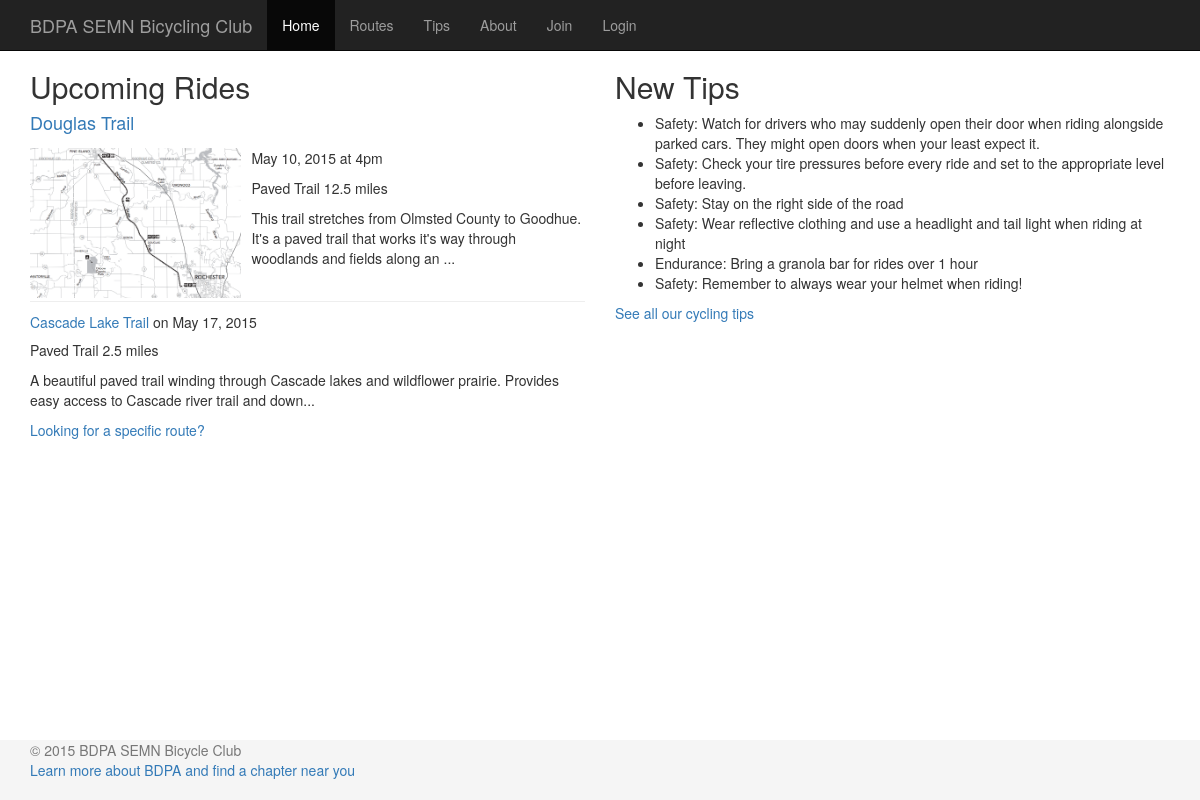
Before: /FinalProject/index.php with the older database file.
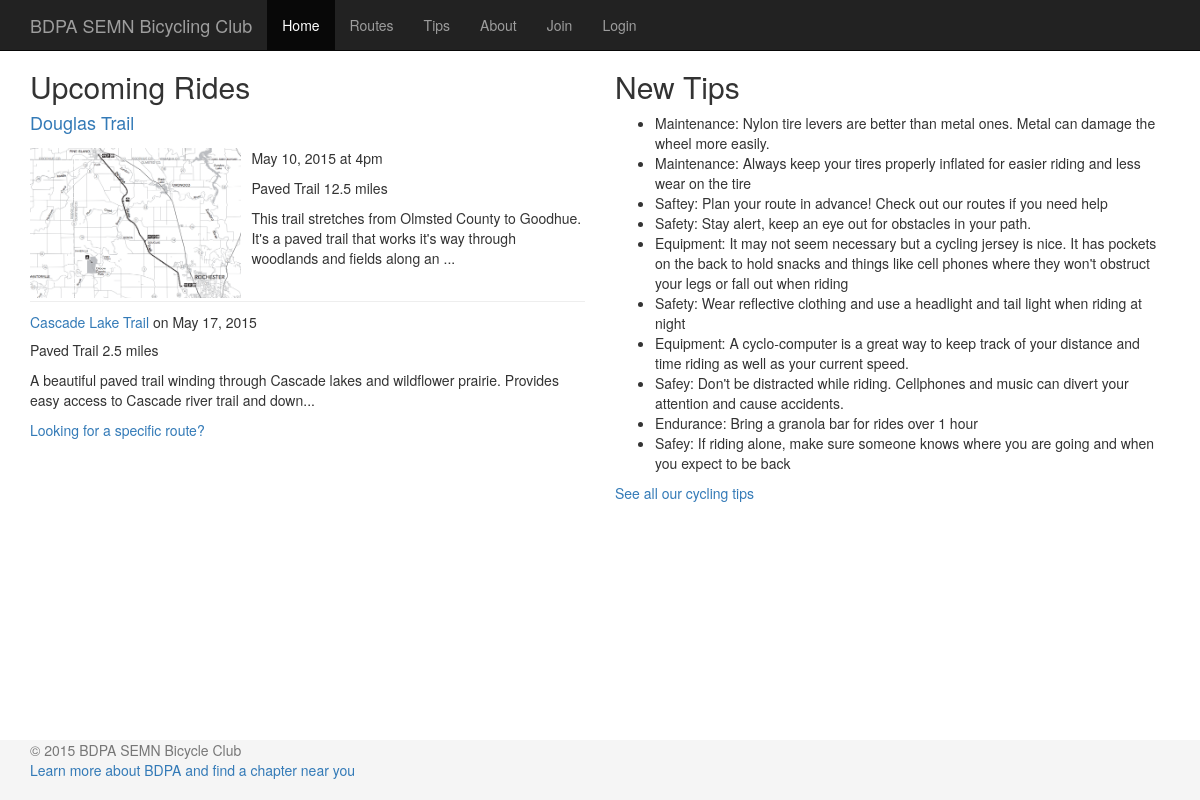
After: the same page with the newer database file.
### tables this page shows
CREATE TABLE `routes` (
  `RouteID` int(11) unsigned NOT NULL AUTO_INCREMENT,
  `UserID` int(10) unsigned NOT NULL,
  `Name` varchar(128) DEFAULT NULL,
  `Description` text,
  `Distance` float DEFAULT NULL,
  `Difficulty` varchar(10) DEFAULT NULL,
  `Type` varchar(15) DEFAULT NULL,
  `MapImageURL` varchar(255) DEFAULT NULL,
  `DateRidden` datetime NOT NULL,
  `DateAdded` datetime NOT NULL,
  PRIMARY KEY (`RouteID`),
  KEY `RouteRideOrder` (`DateRidden`,`DateAdded`,`RouteID`),
  KEY `TypeName` (`Type`,`Name`)
);

CREATE TABLE `tips` (
  `TipID` int(11) unsigned NOT NULL AUTO_INCREMENT,
  `UserID` int(11) NOT NULL,
  `Type` varchar(50) DEFAULT NULL,
  `Text` mediumtext,
  `DateAdded` datetime NOT NULL,
  PRIMARY KEY (`TipID`),
  KEY `UserID` (`UserID`,`TipID`),
  KEY `DateAdded` (`DateAdded`),
  KEY `Type` (`Type`,`DateAdded`)
);

### FinalProject/includes/functions.php (called while the page is built, shortened)
<?php
function getFilename() {
    $path = explode('/', $_SERVER['PHP_SELF']);
    return array_pop($path);
}

### FinalProject/includes/route.php (called while the page is built, shortened)
<?php
function getUpcomingRoutes($rowoffset = 0, $pagesize = 9999) {
    global $mysql;
    $select = "SELECT * FROM routes ORDER BY DateRidden ASC LIMIT {$rowoffset},{$pagesize}";
    $result = $mysql->query($select);
    if($result) {
        $rows = array();
        while ($row = $result->fetch_assoc()) {
            $rows[] = $row;
        }
        return $rows;
    }
    return false;
}

### FinalProject/includes/tip.php (called while the page is built, shortened)
<?php
function getRecentTips($rowoffset = 0, $pagesize = 9999) {
    global $mysql;
    $select = "SELECT * FROM tips ORDER BY DateAdded DESC LIMIT {$rowoffset},{$pagesize}";
    $result = $mysql->query($select);
    if ($result) {
        $rows = array();
        while($row = $result->fetch_assoc()) {
            $rows[] = $row;
        }
        return $rows;
    }
    return false;
}

### FinalProject/index.php (the view, shortened to what the changed rows need)
<?php
    require 'dbconnect.php';
    require 'includes/functions.php';
    require 'includes/route.php';
    require 'includes/tip.php';
    include 'includes/html-body-start.php';
    $newTips = getRecentTips(0,10);
    $upcomingRoutes = getUpcomingRoutes(0,4);
?>
<div class="container">
    <div class="row">
        <div class="col-md-6">
            <h2>Upcoming Rides</h2>
            <?php
                $daysUntilRide = 7 - date('N');
                $sunday = time() + ($daysUntilRide * 86400);
                foreach ($upcomingRoutes as $index => $route) {
                    if ($index == 0) {
                        echo '<h4><a href="route.php?RouteID=' . $route['RouteID'] . '">' . htmlentities($route['Name']) .  '</a></h4>';
                        echo '<div class="media">';
                        echo '<div class="media-left">';
                        if (!empty($route['MapImageURL'])) {
                            echo '<a href="route.php?RouteID=' . $route['RouteID'] . '">';
                            echo '<img class="media-object" src="' . $route['MapImageURL'] .'" height="150" />';
                            echo '</a>';
                        }
                        echo '</div>';
                        echo '<div class="media-body">';
                        echo '<p>' . date('F d, Y', $sunday) . ' at 4pm</p>';
                        echo '<p>' . htmlentities($route['Type']) . ' ' . round($route['Distance'], 1) . ' miles</p>';
                        if (strlen($route['Description']) < 120) {
                            echo '<p>' . htmlentities($route['Description']) . '</p>';
                        } else {
                            echo '<p>' . htmlentities(substr($route['Description'],0,130)) . '...</p>';
                        }
                        echo '</div>';
                        echo '</div>';
                    } else {
                        echo '<div class="route-homepage-secondary">';
                        echo '<h5><a href="route.php?RouteID=' . $route['RouteID'] . '">' . htmlentities($route['Name'])  .  '</a> on ' . date('F d, Y', $sunday) . '</h5>';
                        echo '<p>' . htmlentities($route['Type']) . ' ' . round($route['Distance'], 1) . ' miles</p>';
                        if (strlen($route['Description']) < 120) {
                            echo '<p>' . htmlentities($route['Description']) . '</p>';
                        } else {
                            echo '<p>' . htmlentities(substr($route['Description'],0,130)) . '...</p>';
                        }
                        echo '</div>';
                    }
                    $sunday += (7 * 86400);
                }
            ?>
        </div>
        <div class="col-md-6">
            <h2>New Tips</h2>
            <ul>
                <?php
                foreach ($newTips as $tip) {
                    echo '<li>' . $tip['Type'] . ': ' . $tip['Text'] . '</li>';
                }
                ?>
            </ul>
        </div>
    </div>
</div>
<?php
    include 'includes/html-body-end.php';

### FinalProject/includes/html-body-start.php (shortened to what the changed rows need)
<!DOCTYPE html>
<html lang="en">
<?php
    include 'html-head.php';
?>
<body>
<nav class="navbar navbar-inverse navbar-fixed-top">
    <div class="container">
        <div id="navbar" class="collapse navbar-collapse">
            <ul class="nav navbar-nav">
                <?php
                $navItems = array(
                    'index.php' => 'Home',
                    'routes.php' => 'Routes',
                    'tips.php' => 'Tips',
                    'about.php' => 'About',
                );
                if (!loggedInUser()) {
                    $navItems['join.php'] = 'Join';
                    $navItems['login.php'] = 'Login';
                } else {
                    $navItems['logout.php'] = 'Logout';
                }
                foreach ($navItems as $filename => $label) {
                    if ($filename == getFilename()) {
                        echo "<li class=\"active\"><a href=\"{$filename}\">{$label}</a></li>";
                    } else {
                        echo "<li><a href=\"{$filename}\">{$label}</a></li>";
                    }
                }
                ?>
            </ul>
        </div>
    </div>
</nav>

Changed rows visible on the page:
no longer on this page (row edited): tips: Type "Safety", Text "Watch for drivers who may suddenly open their door when riding alongside parked cars. They might open doors when your least expect it."
no longer on this page (row edited): tips: Type "Safety", Text "Check your tire pressures before every ride and set to the appropriate level before leaving."
no longer on this page (row edited): tips: Type "Safety", Text "Stay on the right side of the road"
no longer on this page (row edited): tips: Type "Safety", Text "Remember to always wear your helmet when riding!"
added tips: Type "Maintenance", Text "Nylon tire levers are better than metal ones. Metal can damage the wheel more easily."
added tips: Type "Maintenance", Text "Always keep your tires properly inflated for easier riding and less wear on the tire"
added tips: Type "Saftey", Text "Plan your route in advance! Check out our routes if you need help"
added tips: Type "Safety", Text "Stay alert, keep an eye out for obstacles in your path."
added tips: Type "Equipment", Text "It may not seem necessary but a cycling jersey is nice. It has pockets on the back to hold snacks and things like cell phones where they won't obstruct your legs or fall out when riding"
added tips: Type "Equipment", Text "A cyclo-computer is a great way to keep track of your distance and time riding as well as your current speed."
added tips: Type "Safey", Text "Don't be distracted while riding. Cellphones and music can divert your attention and cause accidents."
added tips: Type "Safey", Text "If riding alone, make sure someone knows where you are going and when you expect to be back"
